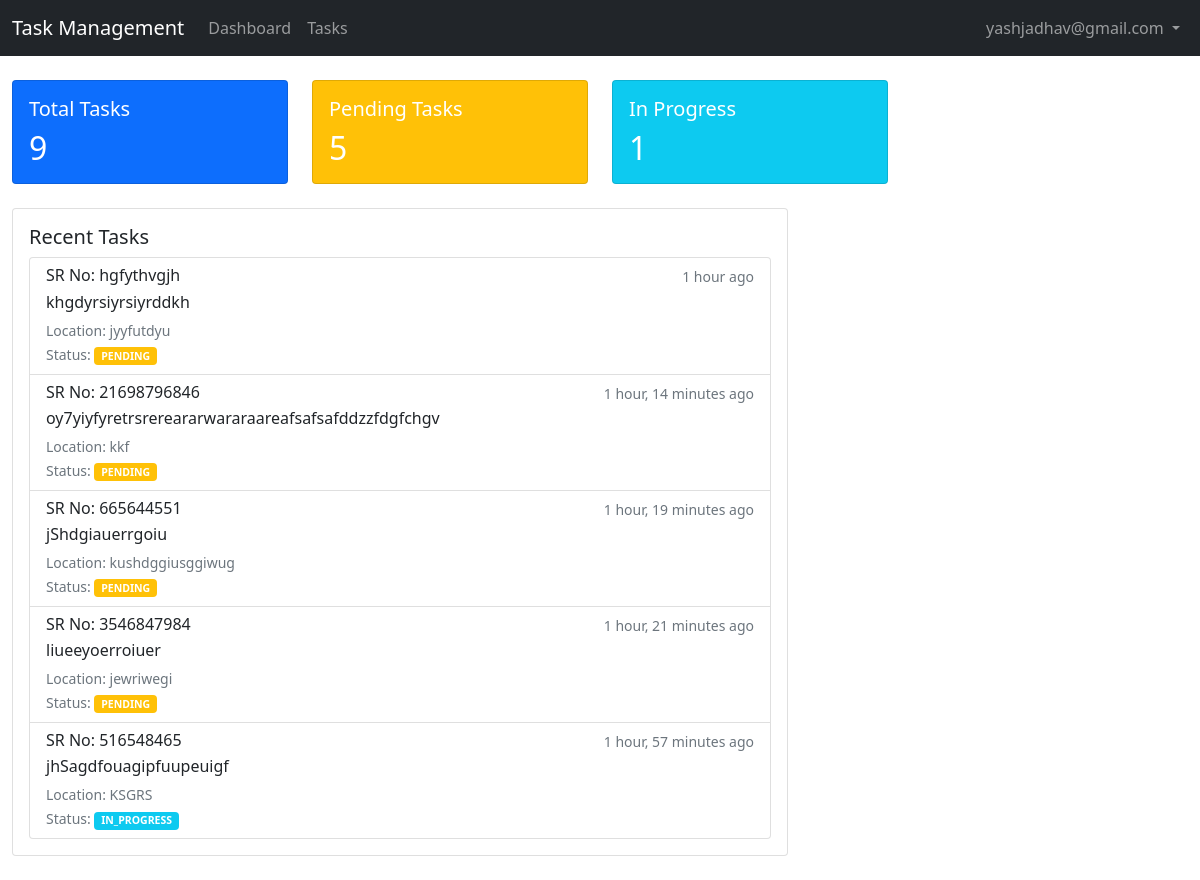
/dashboard/ (signed in), run on the app's committed database.
### account/models.py (models this page shows, shortened)
class CustomUser(AbstractBaseUser, PermissionsMixin):
    email = models.EmailField(unique=True)
    first_name = models.CharField(max_length=30, blank=True, null=True)
    last_name = models.CharField(max_length=30, blank=True, null=True)
    username = models.CharField(max_length=30, blank=True, null=True)
    password = models.CharField(max_length=128, blank=True, null=True)
    user_type = models.ForeignKey(
        UserType, on_delete=models.CASCADE, null=True,blank=True, related_name="custom_user_type"
    )
    is_active = models.BooleanField(default=True)
    is_staff = models.BooleanField(default=False)
    is_deleted = models.BooleanField(default=False)
    created_at = models.DateTimeField(auto_now_add=True)
    updated_at = models.DateTimeField(auto_now=True)
    is_password_created = models.BooleanField(default=False)
    forget_password_secret = models.CharField(max_length = 128 ,blank=True, null=True)
    forget_password_secret_expire_time = models.DateTimeField(null= True,blank=True)
    objects = CustomUserManager()
    REQUIRED_FIELDS = []
    USERNAME_FIELD = "email"

class Task(models.Model):
    STATUS_CHOICES = (
        ('PENDING', 'Pending'),
        ('IN_PROGRESS', 'In Progress'),
        ('COMPLETED', 'Completed'),
    )
    sr_no=models.CharField(max_length=30)
    job_description = models.TextField()
    status = models.CharField(max_length=20, choices=STATUS_CHOICES, default='PENDING')
    assigned_to = models.CharField(max_length=100,null=True,blank=True)
    assigned_by = models.CharField(max_length=100,null=True,blank=True)
    location = models.CharField(max_length=100,null=True,blank=True)
    materials_required = models.TextField(blank=True, null=True)
    deadline = models.DateTimeField()
    created_at = models.DateTimeField(auto_now_add=True)
    updated_at = models.DateTimeField(auto_now=True)
    class Meta:
        ordering = ['-created_at']

### account/views.py (the view)
# urls.py: path('dashboard/', views.dashboard, name='dashboard'),
@login_required
def dashboard(request):
    context = {
        'total_tasks': Task.objects.count(),
        'pending_tasks': Task.objects.filter(status='PENDING').count(),
        'in_progress_tasks': Task.objects.filter(status='IN_PROGRESS').count(),
    }
    allowed_roles = ['admin', 'manager', 'supervisor', 'electrician']
    if request.user.user_type and request.user.user_type.name.lower() in allowed_roles:
        context['completed_tasks'] = Task.objects.filter(status='COMPLETED').count()
    context['recent_tasks'] = Task.objects.all().order_by('-created_at')[:5]
    return render(request, 'account/dashboard.html', context)

### account/templatetags/custom_filters.py (called while the page is built)
@register.filter
def split(value, delimiter=','):
    if value:
        return [x.strip() for x in value.split(delimiter)]
    return []

### account/templates/account/dashboard.html (shortened to what this page needs)
{% extends 'base.html' %}
{% load custom_filters %}
{% block content %}
<div class="container-fluid">
    <div class="row mb-4">
        <div class="col-md-3">
            <div class="card bg-primary text-white">
                <div class="card-body">
                    <h5 class="card-title">Total Tasks</h5>
                    <h2 class="card-text">{{ total_tasks }}</h2>
                </div>
            </div>
        </div>
        <div class="col-md-3">
            <div class="card bg-warning text-white">
                <div class="card-body">
                    <h5 class="card-title">Pending Tasks</h5>
                    <h2 class="card-text">{{ pending_tasks }}</h2>
                </div>
            </div>
        </div>
        <div class="col-md-3">
            <div class="card bg-info text-white">
                <div class="card-body">
                    <h5 class="card-title">In Progress</h5>
                    <h2 class="card-text">{{ in_progress_tasks }}</h2>
                </div>
            </div>
        </div>
    </div>
    <div class="row">
        <div class="col-md-8">
            <div class="card">
                <div class="card-body">
                    <h5 class="card-title">Recent Tasks</h5>
                    <div class="list-group">
                        {% for task in recent_tasks %}
                            <a href="{% url 'task_detail' task.id %}" class="list-group-item list-group-item-action">
                                <div class="d-flex w-100 justify-content-between">
                                    <h6 class="mb-1">SR No: {{ task.sr_no }}</h6>
                                    <small class="text-muted">{{ task.created_at|timesince }} ago</small>
                                </div>
                                <p class="mb-1">{{ task.job_description|truncatechars:100 }}</p>
                                <small class="text-muted">
                                    Location: {{ task.location }}<br>
                                    Status: <span class="badge {% if task.status == 'PENDING' %}bg-warning
                                           {% elif task.status == 'IN_PROGRESS' %}bg-info
                                           {% else %}bg-success{% endif %}">
                                        {{ task.status }}
                                    </span>
                                </small>
                            </a>
                        {% empty %}
                            <p class="text-muted">No recent tasks</p>
                        {% endfor %}
                    </div>
                </div>
            </div>
        </div>
        <div class="col-md-4">
        </div>
    </div>
</div>
{% endblock %}

### account/templates/base.html (shortened to what this page needs)
{% load static %}
<!DOCTYPE html>
<html lang="en">
<head>
    <link href="https://cdn.jsdelivr.net/npm/bootstrap@5.1.3/dist/css/bootstrap.min.css" rel="stylesheet">
    <link href="https://cdnjs.cloudflare.com/ajax/libs/font-awesome/5.15.4/css/all.min.css" rel="stylesheet">
</head>
<body>
    <nav class="navbar navbar-expand-lg navbar-dark bg-dark">
        <div class="container-fluid">
            <a class="navbar-brand" href="{% url 'index' %}">Task Management</a>
            <div class="collapse navbar-collapse" id="navbarNav">
                <ul class="navbar-nav me-auto">
                    {% if request.user.is_authenticated %}
                        <li class="nav-item">
                            <a class="nav-link" href="{% url 'dashboard' %}">Dashboard</a>
                        </li>
                        <li class="nav-item">
                            <a class="nav-link" href="{% url 'task_list' %}">Tasks</a>
                        </li>
                    {% endif %}
                </ul>
                <ul class="navbar-nav">
                    {% if user.is_authenticated %}
                        <li class="nav-item dropdown">
                            <a class="nav-link dropdown-toggle" href="#" id="navbarDropdown" role="button"
                               data-bs-toggle="dropdown">
                                {{ user.email }}
                            </a>
                        </li>
                    {% else %}
                        <li class="nav-item">
                            <a class="nav-link" href="{% url 'login' %}">Login</a>
                        </li>
                    {% endif %}
                </ul>
            </div>
        </div>
    </nav>
    <main class="py-4">
        {% block content %}{% endblock %}
    </main>
</body>
</html>

### data on the page
CustomUser: email "yashjadhav@gmail.com"
Task: sr_no "hgfythvgjh", created_at "1 hour", job_description "khgdyrsiyrsiyrddkh", location "jyyfutdyu", status "PENDING"
Task: sr_no "21698796846", created_at "1 hour, 14 minutes", job_description "oy7yiyfyretrsrereararwararaareafsafsafddzzfdgfchgv", location "kkf", status "PENDING"
Task: sr_no "665644551", created_at "1 hour, 19 minutes", job_description "jShdgiauerrgoiu", location "kushdggiusggiwug", status "PENDING"
Task: sr_no "3546847984", created_at "1 hour, 21 minutes", job_description "liueeyoerroiuer", location "jewriwegi", status "PENDING"
Task: sr_no "516548465", created_at "1 hour, 57 minutes", job_description "jhSagdfouagipfuupeuigf", location "KSGRS", status "IN_PROGRESS"

### other printed values
{{ total_tasks }} "9"
{{ pending_tasks }} "5"
{{ in_progress_tasks }} "1"
